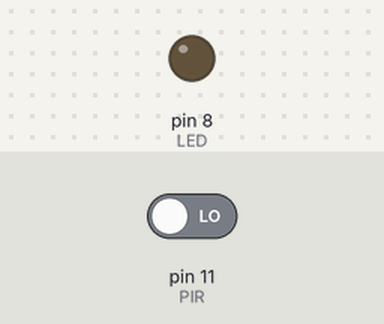
Simulated run of this sketch. Board: Arduino Uno, built with avr-gcc and run on an emulated ATmega328P. Shown: output pins drawn as LEDs (lit = HIGH). The inputs (shaded band) are chosen by the test bench; at power-on: pin 11 (PIR) LOW. What the sketch prints to the serial monitor is not drawn.

Above: at 1.2 s.
1.3 s: pin 11 (PIR) driven HIGH
At 2.4 s:
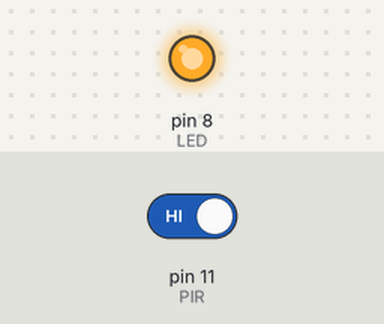
2.8 s: pin 11 (PIR) driven LOW
At 3.6 s:
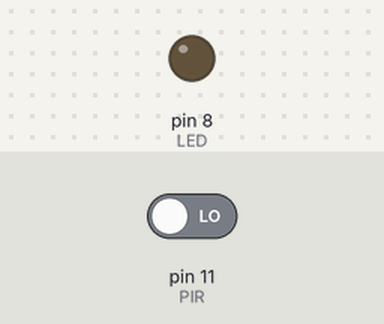
Timing chart, 0 to 5.8 s (numbered marks = the images above; inputs shaded):
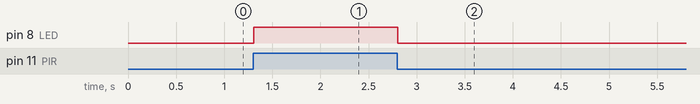

Measured:
- after the input at 1.3 s, pin 8 (LED): LOW → HIGH at once
- after the input at 2.8 s, pin 8 (LED): HIGH → LOW at once

The sketch:

PIR_LED.ino
```cpp
int PIR = 11;
int LED = 8;

void setup() {
  pinMode(PIR, INPUT);
  pinMode(LED, OUTPUT);
  Serial.begin(9600);
}

void loop() {
  int val = digitalRead(PIR);
  Serial.println(val);
  if (val == HIGH) {
    digitalWrite(LED, HIGH);
  } else {
    digitalWrite(LED, LOW);
  }
}
```
